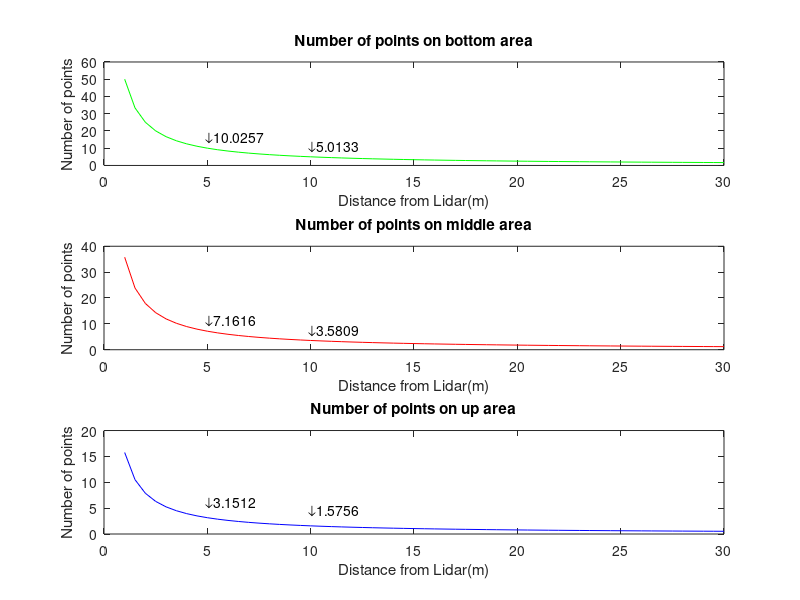

Source code (MATLAB):
clear ;
clc;

%creating distance vector from 1m to 30m (0.5m intervals)
distance = 1:0.5:30;

%defining cones length
cone_length_bottom = 0.175;
cone_length_middle = 0.125;
cone_length_up = 0.055;

%creating functions
points_on_cone_bottom = 10*(atand(cone_length_bottom./(2*distance)));
points_on_cone_middle = 10*(atand(cone_length_middle./(2*distance)));
points_on_cone_up = 10*(atand(cone_length_up./(2*distance)));

%ploting graphs
figure

% bottom_area_of_cone graph
ax1 = subplot(3,1,1); 
plot(ax1,distance,points_on_cone_bottom,'g')
title(ax1,'Number of points on bottom area')
xlabel('Distance from Lidar(m)')
ylabel('Number of points')
% finding the point's number at 5m
index1 = find(distance==5);
y1 = points_on_cone_bottom (index1);
str = ['\downarrow',num2str(y1)];
text(4.9,y1+6,str,'HorizontalAlignment','left');
% finding the point's number at 10m
index2 = find(distance==10);
y2 = points_on_cone_bottom (index2);
str = ['\downarrow',num2str(y2)];
text(9.9,y2+6,str,'HorizontalAlignment','left');

% middle_area_of_cone graph
ax2 = subplot(3,1,2); 
plot(ax2,distance,points_on_cone_middle,'r')
title(ax2,'Number of points on middle area')
xlabel('Distance from Lidar(m)')
ylabel('Number of points')
% finding the point's number at 5m
index3 = find(distance==5);
y1 = points_on_cone_middle (index3);
str = ['\downarrow',num2str(y1)];
text(4.9,y1+4,str,'HorizontalAlignment','left');
% finding the point's number at 10m
index4 = find(distance==10);
y2 = points_on_cone_middle (index4);
str = ['\downarrow',num2str(y2)];
text(9.9,y2+4,str,'HorizontalAlignment','left');

% up_area_of_cone graph
ax3 = subplot(3,1,3); 
plot(ax3,distance,points_on_cone_up,'b')
title(ax3,'Number of points on up area')
xlabel('Distance from Lidar(m)')
ylabel('Number of points')
% finding the point's number at 5m
index5 = find(distance==5);
y1 = points_on_cone_up (index5);
str = ['\downarrow',num2str(y1)];
text(4.9,y1+3,str,'HorizontalAlignment','left');
% finding the point's number at 10m
index6 = find(distance==10);
y2 = points_on_cone_up (index6);
str = ['\downarrow',num2str(y2)];
text(9.9,y2+3,str,'HorizontalAlignment','left');




